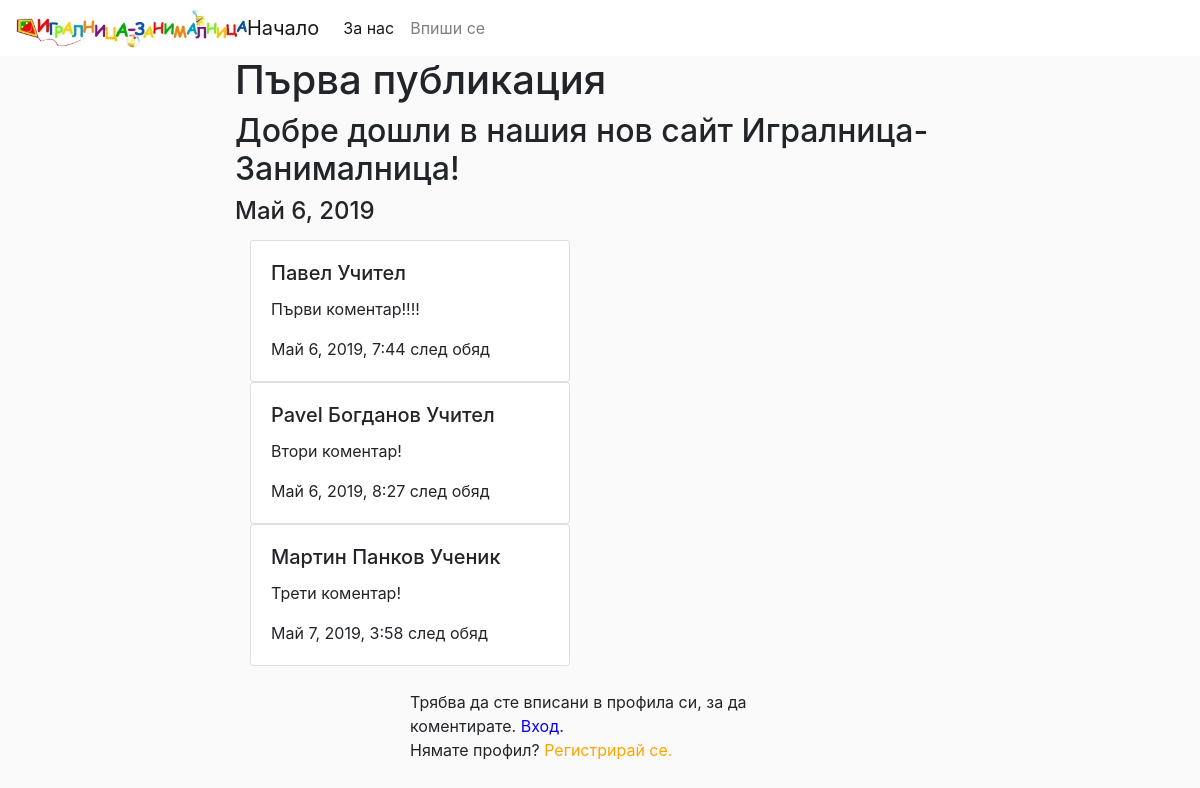
The app's page /news/details/8/ with its own data.
### news/models.py (models this page shows, shortened)
class Post(models.Model):
    title = models.CharField('заглавие', max_length=50)
    pub_date = models.DateField('дата на публикуване', auto_now_add=True)
    content = models.TextField('съдържание')
    class Meta:
        verbose_name = 'публикация'
        verbose_name_plural = 'публикации'

class Comment(models.Model):
    user = models.ForeignKey(User, verbose_name='потребител', on_delete=models.CASCADE, related_name='comments')
    post = models.ForeignKey(Post, verbose_name='публикация', on_delete=models.CASCADE, related_name='comments')
    content = models.TextField('съдържание', max_length=640)
    pub_date = models.DateTimeField('дата на създаване', auto_now=True)
    class Meta:
        verbose_name = 'коментар'
        verbose_name_plural = 'коментари'

### accounts/models.py (models this page shows, shortened)
class User(AbstractBaseUser, PermissionsMixin):
    ACADEMIC_CHOICES = (
        ('P', 'Родител'),
        ('S', 'Ученик'),
        ('T', 'Учител'),
        ('G', 'Гост'),
    )
    email = models.EmailField(verbose_name='поща', unique=True)
    first_name = models.CharField(_('име'), max_length=30, blank=True)
    last_name = models.CharField(_('фамилия'), max_length=30, blank=True)
    date_joined = models.DateTimeField(_('дата на създаване'), auto_now_add=True)
    avatar = models.ImageField(_('аватар'), upload_to='avatars/', null=True, blank=True)
    kind = models.CharField(_('аз съм'), max_length=1, choices=ACADEMIC_CHOICES, default='G')
    is_active = models.BooleanField(_('активен'), default=True)
    is_staff = models.BooleanField(_('служител'), default=False)
    objects = UserManager()
    USERNAME_FIELD = 'email'
    REQUIRED_FIELDS = []
    class Meta:
        verbose_name = _('потребител')
        verbose_name_plural = _('потребители')
    def public_title(self):
        full_title = '%s %s' % (self.get_full_name(), self.get_kind_display())
        return full_title.strip()
    def get_full_name(self):
        full_name = '%s %s' % (self.first_name, self.last_name)
        return full_name.strip()

### news/views.py (the view, shortened to what this page needs)
# urls.py: path('news/details/<pk>/', views.NewsDetail.as_view(), name='details'),
class NewsDetail(DetailView):
    model = Post
    template_name = 'news-details.html'
    def get_context_data(self, *, object_list=None, **kwargs):
        context = super(NewsDetail, self).get_context_data(**kwargs)
        context['comments'] = Comment.objects.all().filter(post=self.get_object())
        context['form'] = CommentForm()
        return context

### news/templates/news-details.html (shortened to what this page needs)
{% extends 'index.html' %}
{% block body %}
<div class="container">
    <div class="row">
        <div class="col-lg-2"></div>
        <div class="col-lg-8">
            <h1>{{post.title}}</h1>
            <h2>{{post.content}}</h2>
            <h4>{{post.pub_date}}</h4>
            <div class="container" style="margin-top: 2%">
                {% for comment in comments %}
                <div class="card" style="width: 20rem;">
                    <div class="card-body" style="border: 5%">
                        <h5 class="card-title">{{comment.user.public_title }}</h5>
                        <p class="card-text">{{comment.content}}</p>
                        <p class="card-text">{{comment.pub_date}}</p>
                    </div>
                </div>
                {% endfor %}
            </div>
        </div>
        <div class="col-lg-2"></div>
    </div>
</div>
{% include 'comment.html' %}
{% endblock %}

### common/static/index.css (style rules this page uses)
body { background: #fafafa; }

### records on screen
Post: title "Първа публикация", content "Добре дошли в нашия нов сайт Игралница-Занималница!", pub_date "Май 6, 2019"
Comment: user.public_title "Павел Учител", content "Първи коментар!!!!", pub_date "Май 6, 2019, 7:44 след обяд"
Comment: user.public_title "Pavel Богданов Учител", content "Втори коментар!", pub_date "Май 6, 2019, 8:27 след обяд"
Comment: user.public_title "Мартин Панков Ученик", content "Трети коментар!", pub_date "Май 7, 2019, 3:58 след обяд"
